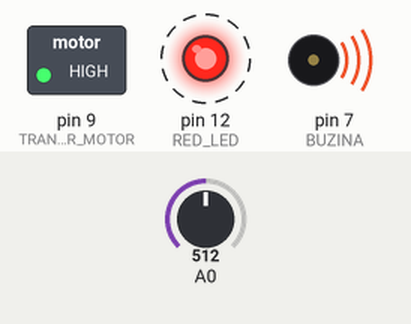
Simulated run of this sketch. Board: Arduino Uno, built with avr-gcc and run on an emulated ATmega328P. Parts: switched loads named in the sketch (green lamp = pin HIGH), output pins drawn as LEDs (lit = HIGH), buzzer (waves = sounding). Dashed ring = blinking. The inputs (shaded band) are chosen by the test bench; at power-on: A0 = 512.

Above: at 2.8 s.
2.9 s: A0 set to 217
6.4 s: A0 set to 190
At 8.3 s:
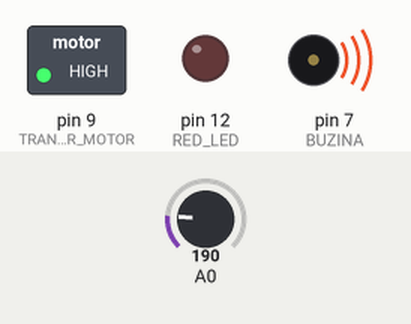
9.1 s: A0 set to 146
At 9.8 s:
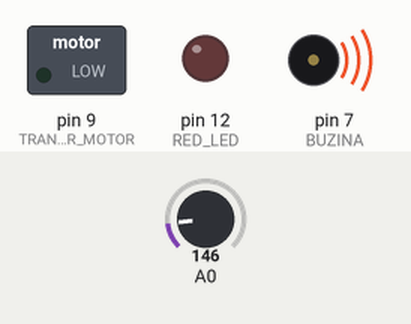
11.8 s: A0 set to 306
At 12.6 s:
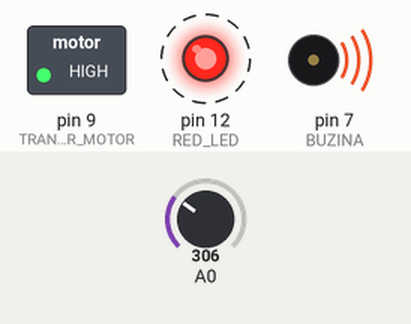
17.8 s: A0 set to 122
At 18.8 s:
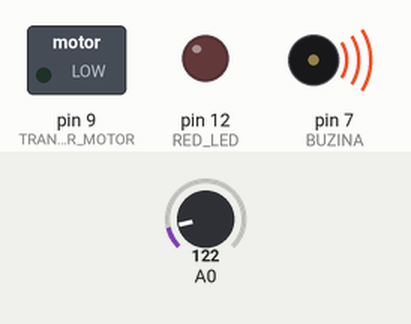
Timing chart, 0 to 20.8 s (numbered marks = the images above; inputs shaded):
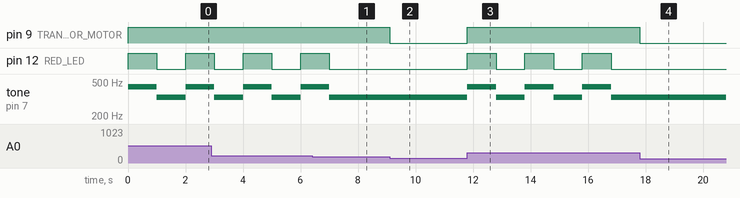

Measured:
- the behaviour switches between 205 and 204 on A0 (found by bisection; images 0 and 1)
- the behaviour switches between 164 and 163 on A0 (found by bisection; images 1 and 2)
- after the input at 6.4 s, pin 12 (RED_LED): goes on until 7.0 s, then stays LOW; tone on pin 7 (BUZINA): goes on until 7.0 s, then stays 330 Hz
- after the input at 9.1 s, pin 9 (TRANSISTOR_MOTOR): HIGH → LOW at once
- after the input at 11.8 s, pin 9 (TRANSISTOR_MOTOR): LOW → HIGH at once; pin 12 (RED_LED): alternates HIGH for 1.0 s and LOW for 1.0 s, starting at once; tone on pin 7 (BUZINA): alternates 440 Hz for 1.0 s and 330 Hz for 1.0 s, starting at once
- after the input at 17.8 s, pin 9 (TRANSISTOR_MOTOR): HIGH → LOW at once; pin 12 (RED_LED): stops changing and stays LOW; tone on pin 7 (BUZINA): stops changing and stays 330 Hz
- by itself, pin 12 (RED_LED): alternates HIGH for 1.0 s and LOW for 1.0 s
- by itself, tone on pin 7 (BUZINA): alternates 440 Hz for 1.0 s and 330 Hz for 1.0 s

The sketch:

projeto_iot1.ino
```cpp
// C++ code
//

# define RED_LED 12
# define TRANSISTOR_MOTOR 9
# define BUZINA 7
int leitura_temp;
int frequencia =440;
float temperatura = 0.0;
void setup()
{
  pinMode(RED_LED, OUTPUT);
  pinMode(TRANSISTOR_MOTOR, OUTPUT);
  Serial.begin(9600);

}

void loop()
{
  leitura_temp = analogRead(0);
  //Calcular temperatura a partir da medição
  temperatura = (( leitura_temp * (5 / 1024.0) ) - 0.5)*100;

  //ativar motor do ventilador se a temperatura for maior a 30º
  if (temperatura>30.){
    digitalWrite(TRANSISTOR_MOTOR,HIGH);
  }
  else{
  //desligar motor do ventilador se a temperatura for menor a 30º
  	digitalWrite(TRANSISTOR_MOTOR,LOW);
  }
  //
  if (temperatura>50.){
    //ligar led alarme
    digitalWrite(RED_LED, HIGH);
    // tocar buzina
    tone(BUZINA,frequencia);
    // esperar 1s
    delay(1000);
    //desligar led alarme (piscar)
    digitalWrite(RED_LED, LOW);
    // tocar buzina em outra frequência
    tone(BUZINA,frequencia/2*1.5);
    delay(1000);
  }


}
```
